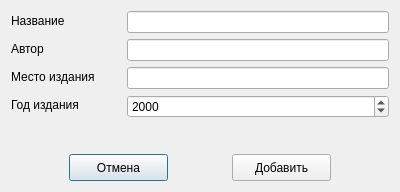
<?xml version="1.0" encoding="UTF-8"?>
<ui version="4.0">
 <class>AddBook</class>
 <widget class="QDialog" name="AddBook">
  <property name="geometry">
   <rect>
    <x>0</x>
    <y>0</y>
    <width>400</width>
    <height>192</height>
   </rect>
  </property>
  <property name="windowTitle">
   <string>Dialog</string>
  </property>
  <layout class="QVBoxLayout" name="verticalLayout">
   <item>
    <layout class="QFormLayout" name="formLayout">
     <item row="0" column="1">
      <widget class="QLineEdit" name="lineName"/>
     </item>
     <item row="1" column="0">
      <widget class="QLabel" name="label_2">
       <property name="minimumSize">
        <size>
         <width>110</width>
         <height>20</height>
        </size>
       </property>
       <property name="maximumSize">
        <size>
         <width>110</width>
         <height>20</height>
        </size>
       </property>
       <property name="text">
        <string>Автор</string>
       </property>
      </widget>
     </item>
     <item row="1" column="1">
      <widget class="QLineEdit" name="lineAuthor"/>
     </item>
     <item row="2" column="0">
      <widget class="QLabel" name="label_3">
       <property name="minimumSize">
        <size>
         <width>110</width>
         <height>20</height>
        </size>
       </property>
       <property name="maximumSize">
        <size>
         <width>110</width>
         <height>20</height>
        </size>
       </property>
       <property name="text">
        <string>Место издания</string>
       </property>
      </widget>
     </item>
     <item row="0" column="0">
      <widget class="QLabel" name="label">
       <property name="minimumSize">
        <size>
         <width>110</width>
         <height>20</height>
        </size>
       </property>
       <property name="maximumSize">
        <size>
         <width>110</width>
         <height>20</height>
        </size>
       </property>
       <property name="text">
        <string>Название</string>
       </property>
      </widget>
     </item>
     <item row="3" column="0">
      <widget class="QLabel" name="label_4">
       <property name="minimumSize">
        <size>
         <width>110</width>
         <height>20</height>
        </size>
       </property>
       <property name="maximumSize">
        <size>
         <width>110</width>
         <height>20</height>
        </size>
       </property>
       <property name="text">
        <string>Год издания</string>
       </property>
      </widget>
     </item>
     <item row="3" column="1">
      <widget class="QSpinBox" name="spinBox">
       <property name="minimum">
        <number>1950</number>
       </property>
       <property name="maximum">
        <number>2018</number>
       </property>
       <property name="value">
        <number>2000</number>
       </property>
      </widget>
     </item>
     <item row="2" column="1">
      <widget class="QLineEdit" name="linePlace"/>
     </item>
    </layout>
   </item>
   <item>
    <spacer name="verticalSpacer">
     <property name="orientation">
      <enum>Qt::Vertical</enum>
     </property>
     <property name="sizeHint" stdset="0">
      <size>
       <width>20</width>
       <height>40</height>
      </size>
     </property>
    </spacer>
   </item>
   <item>
    <layout class="QHBoxLayout" name="horizontalLayout">
     <item>
      <widget class="QPushButton" name="butCan">
       <property name="minimumSize">
        <size>
         <width>99</width>
         <height>27</height>
        </size>
       </property>
       <property name="maximumSize">
        <size>
         <width>99</width>
         <height>27</height>
        </size>
       </property>
       <property name="text">
        <string>Отмена</string>
       </property>
      </widget>
     </item>
     <item>
      <widget class="QPushButton" name="butAdd">
       <property name="minimumSize">
        <size>
         <width>99</width>
         <height>27</height>
        </size>
       </property>
       <property name="maximumSize">
        <size>
         <width>99</width>
         <height>27</height>
        </size>
       </property>
       <property name="text">
        <string>Добавить</string>
       </property>
      </widget>
     </item>
    </layout>
   </item>
  </layout>
 </widget>
 <resources/>
 <connections/>
</ui>
